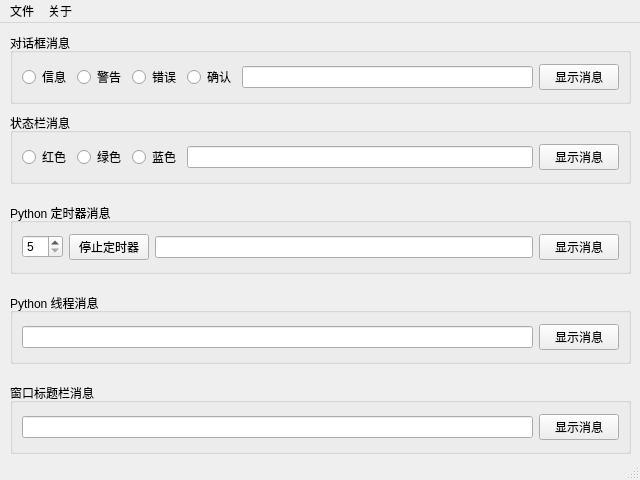
<?xml version="1.0" encoding="UTF-8"?>
<ui version="4.0">
 <class>MainWindow</class>
 <widget class="QMainWindow" name="MainWindow">
  <property name="geometry">
   <rect>
    <x>0</x>
    <y>0</y>
    <width>640</width>
    <height>480</height>
   </rect>
  </property>
  <property name="minimumSize">
   <size>
    <width>640</width>
    <height>480</height>
   </size>
  </property>
  <property name="maximumSize">
   <size>
    <width>640</width>
    <height>480</height>
   </size>
  </property>
  <property name="windowTitle">
   <string>PyQt4 Application Framework Demo</string>
  </property>
  <widget class="QWidget" name="centralwidget">
   <widget class="QGroupBox" name="statusBarTest">
    <property name="geometry">
     <rect>
      <x>10</x>
      <y>90</y>
      <width>621</width>
      <height>71</height>
     </rect>
    </property>
    <property name="title">
     <string>状态栏消息</string>
    </property>
    <layout class="QHBoxLayout" name="horizontalLayout">
     <item>
      <widget class="QRadioButton" name="redColor">
       <property name="text">
        <string>红色</string>
       </property>
       <attribute name="buttonGroup">
        <string notr="true">statusBarGroup</string>
       </attribute>
      </widget>
     </item>
     <item>
      <widget class="QRadioButton" name="greenColor">
       <property name="text">
        <string>绿色</string>
       </property>
       <attribute name="buttonGroup">
        <string notr="true">statusBarGroup</string>
       </attribute>
      </widget>
     </item>
     <item>
      <widget class="QRadioButton" name="blueColor">
       <property name="text">
        <string>蓝色</string>
       </property>
       <attribute name="buttonGroup">
        <string notr="true">statusBarGroup</string>
       </attribute>
      </widget>
     </item>
     <item>
      <widget class="QLineEdit" name="statusText"/>
     </item>
     <item>
      <widget class="QPushButton" name="showStatusBarMsg">
       <property name="toolTip">
        <string>在窗口状态栏上显示一条消息</string>
       </property>
       <property name="text">
        <string>显示消息</string>
       </property>
      </widget>
     </item>
    </layout>
   </widget>
   <widget class="QGroupBox" name="messageBoxTest">
    <property name="geometry">
     <rect>
      <x>10</x>
      <y>10</y>
      <width>621</width>
      <height>71</height>
     </rect>
    </property>
    <property name="title">
     <string>对话框消息</string>
    </property>
    <layout class="QHBoxLayout" name="horizontalLayout_3">
     <item>
      <widget class="QRadioButton" name="infoMessage">
       <property name="text">
        <string>信息</string>
       </property>
       <attribute name="buttonGroup">
        <string notr="true">mesageBoxGroup</string>
       </attribute>
      </widget>
     </item>
     <item>
      <widget class="QRadioButton" name="warningMessage">
       <property name="text">
        <string>警告</string>
       </property>
       <attribute name="buttonGroup">
        <string notr="true">mesageBoxGroup</string>
       </attribute>
      </widget>
     </item>
     <item>
      <widget class="QRadioButton" name="errorMessage">
       <property name="text">
        <string>错误</string>
       </property>
       <attribute name="buttonGroup">
        <string notr="true">mesageBoxGroup</string>
       </attribute>
      </widget>
     </item>
     <item>
      <widget class="QRadioButton" name="questionMessage">
       <property name="text">
        <string>确认</string>
       </property>
       <attribute name="buttonGroup">
        <string notr="true">mesageBoxGroup</string>
       </attribute>
      </widget>
     </item>
     <item>
      <widget class="QLineEdit" name="messageText"/>
     </item>
     <item>
      <widget class="QPushButton" name="showMessageBox">
       <property name="text">
        <string>显示消息</string>
       </property>
      </widget>
     </item>
    </layout>
   </widget>
   <widget class="QGroupBox" name="pythonTimerTest">
    <property name="geometry">
     <rect>
      <x>10</x>
      <y>180</y>
      <width>621</width>
      <height>71</height>
     </rect>
    </property>
    <property name="title">
     <string>Python 定时器消息</string>
    </property>
    <layout class="QHBoxLayout" name="horizontalLayout_7">
     <item>
      <widget class="QSpinBox" name="timerInterval">
       <property name="minimum">
        <number>5</number>
       </property>
       <property name="maximum">
        <number>60</number>
       </property>
       <property name="singleStep">
        <number>5</number>
       </property>
       <property name="value">
        <number>5</number>
       </property>
      </widget>
     </item>
     <item>
      <widget class="QPushButton" name="stopTimer">
       <property name="text">
        <string>停止定时器</string>
       </property>
      </widget>
     </item>
     <item>
      <widget class="QLineEdit" name="timerText"/>
     </item>
     <item>
      <widget class="QPushButton" name="showTimerMsg">
       <property name="toolTip">
        <string>在窗口状态栏上显示一条消息</string>
       </property>
       <property name="text">
        <string>显示消息</string>
       </property>
      </widget>
     </item>
    </layout>
   </widget>
   <widget class="QGroupBox" name="windowsTitleTest">
    <property name="geometry">
     <rect>
      <x>10</x>
      <y>360</y>
      <width>621</width>
      <height>71</height>
     </rect>
    </property>
    <property name="title">
     <string>窗口标题栏消息</string>
    </property>
    <layout class="QHBoxLayout" name="horizontalLayout_6">
     <item>
      <widget class="QLineEdit" name="titleText"/>
     </item>
     <item>
      <widget class="QPushButton" name="showTitleMsg">
       <property name="toolTip">
        <string>在窗口状态栏上显示一条消息</string>
       </property>
       <property name="text">
        <string>显示消息</string>
       </property>
      </widget>
     </item>
    </layout>
   </widget>
   <widget class="QGroupBox" name="pythonThreadingTest">
    <property name="geometry">
     <rect>
      <x>10</x>
      <y>270</y>
      <width>621</width>
      <height>71</height>
     </rect>
    </property>
    <property name="title">
     <string>Python 线程消息</string>
    </property>
    <layout class="QHBoxLayout" name="horizontalLayout_8">
     <item>
      <widget class="QLineEdit" name="threadingText"/>
     </item>
     <item>
      <widget class="QPushButton" name="showThreadingMsg">
       <property name="toolTip">
        <string>在窗口状态栏上显示一条消息</string>
       </property>
       <property name="text">
        <string>显示消息</string>
       </property>
      </widget>
     </item>
    </layout>
   </widget>
  </widget>
  <widget class="QMenuBar" name="menubar">
   <property name="geometry">
    <rect>
     <x>0</x>
     <y>0</y>
     <width>640</width>
     <height>23</height>
    </rect>
   </property>
   <widget class="QMenu" name="menu">
    <property name="title">
     <string>文件</string>
    </property>
    <addaction name="actionOpen"/>
    <addaction name="actionClose"/>
    <addaction name="separator"/>
    <addaction name="action_2"/>
   </widget>
   <widget class="QMenu" name="menu_2">
    <property name="title">
     <string>关于</string>
    </property>
    <addaction name="actionAbout"/>
   </widget>
   <addaction name="menu"/>
   <addaction name="menu_2"/>
  </widget>
  <widget class="QStatusBar" name="statusbar"/>
  <action name="actionOpen">
   <property name="text">
    <string>打开</string>
   </property>
   <property name="statusTip">
    <string>打开文件</string>
   </property>
   <property name="shortcut">
    <string>Ctrl+O</string>
   </property>
  </action>
  <action name="actionClose">
   <property name="text">
    <string>保存</string>
   </property>
   <property name="statusTip">
    <string>保存文件</string>
   </property>
   <property name="shortcut">
    <string>Ctrl+S</string>
   </property>
  </action>
  <action name="actionAbout">
   <property name="text">
    <string>关于</string>
   </property>
   <property name="shortcut">
    <string>F1</string>
   </property>
  </action>
  <action name="action_2">
   <property name="text">
    <string>退出</string>
   </property>
   <property name="shortcut">
    <string>Ctrl+Q</string>
   </property>
  </action>
 </widget>
 <resources/>
 <connections/>
 <buttongroups>
  <buttongroup name="mesageBoxGroup"/>
  <buttongroup name="statusBarGroup"/>
 </buttongroups>
</ui>
